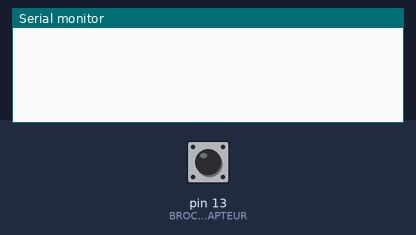
A sketch run on a simulated Arduino Uno, built with avr-gcc and run on an emulated ATmega328P. On the bench: the last lines printed to the serial monitor. Inputs (shaded band) come from the test bench; at power-on: pin 13 (BROCHE_CAPTEUR) HIGH.

Above: at 1.2 s.
1.3 s: pin 13 (BROCHE_CAPTEUR) driven LOW
At 1.37 s:
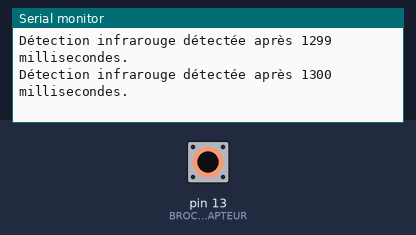
2.8 s: pin 13 (BROCHE_CAPTEUR) pulsed HIGH 2 times (0.12 s each, 0.3 s apart)
6.4 s: pin 13 (BROCHE_CAPTEUR) pulsed HIGH 5 times (0.12 s each, 0.3 s apart)
10.9 s: pin 13 (BROCHE_CAPTEUR) driven HIGH
At 10.97 s:
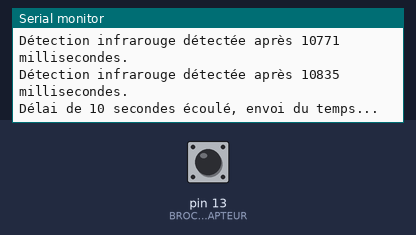
12.5 s: pin 13 (BROCHE_CAPTEUR) driven LOW
At 12.72 s:
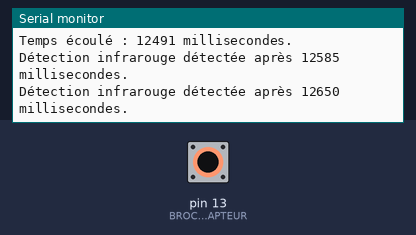
15.5 s: pin 13 (BROCHE_CAPTEUR) driven HIGH
At 15.68 s:
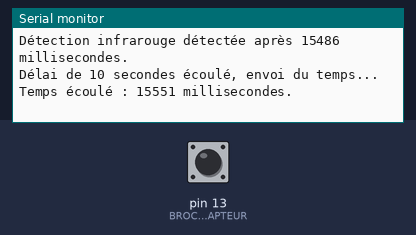
Timing chart, 0 to 18.5 s (numbered marks = the images above; inputs shaded):
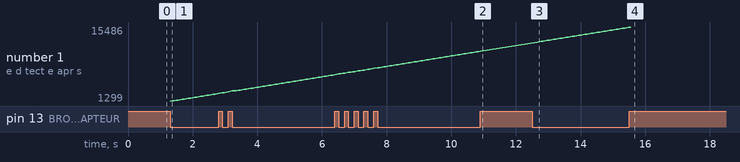

The sketch:

Capteur_IR.ino
```cpp
#define BROCHE_CAPTEUR 13
#define DUREE_ATTENTE 10000

unsigned long tempsDebutProgramme=0; // Variable pour enregistrer le temps au début du programme

void setup() {
  Serial.begin(9600);
  tempsDebutProgramme = millis(); // Enregistrez le temps au début du programme
}

void loop() {
  int valeurCapteur = digitalRead(BROCHE_CAPTEUR);
  unsigned long tempsActuel = millis();

  if (valeurCapteur == LOW) {
    // Si la détection infrarouge est détectée
    unsigned long tempsDetection = tempsActuel - tempsDebutProgramme; // Calculez le temps écoulé depuis le début du programme
    Serial.print("Détection infrarouge détectée après ");
    Serial.print(tempsDetection);
    Serial.println(" millisecondes.");

  } else {
     // Si aucune détection infrarouge n'est détectée
    // Vérifier si le délai de 10 secondes est écoulé
    if (tempsActuel - tempsDebutProgramme > DUREE_ATTENTE) {
      Serial.println("Délai de 10 secondes écoulé, envoi du temps...");
      Serial.print("Temps écoulé : ");
      Serial.print(tempsActuel - tempsDebutProgramme);
      Serial.println(" millisecondes.");
    }
  }
}
```

Measured:
- after the input at 1.3 s, the serial monitor: prints a new line at once (image 1)
- after the input at 10.9 s, the serial monitor: prints a new line after 0.07 s (image 2)
- after the input at 12.5 s, the serial monitor: prints a new line after 0.15 s (image 3)
- plotted number 1: 10835 → 15422 after the input at 12.5 s
